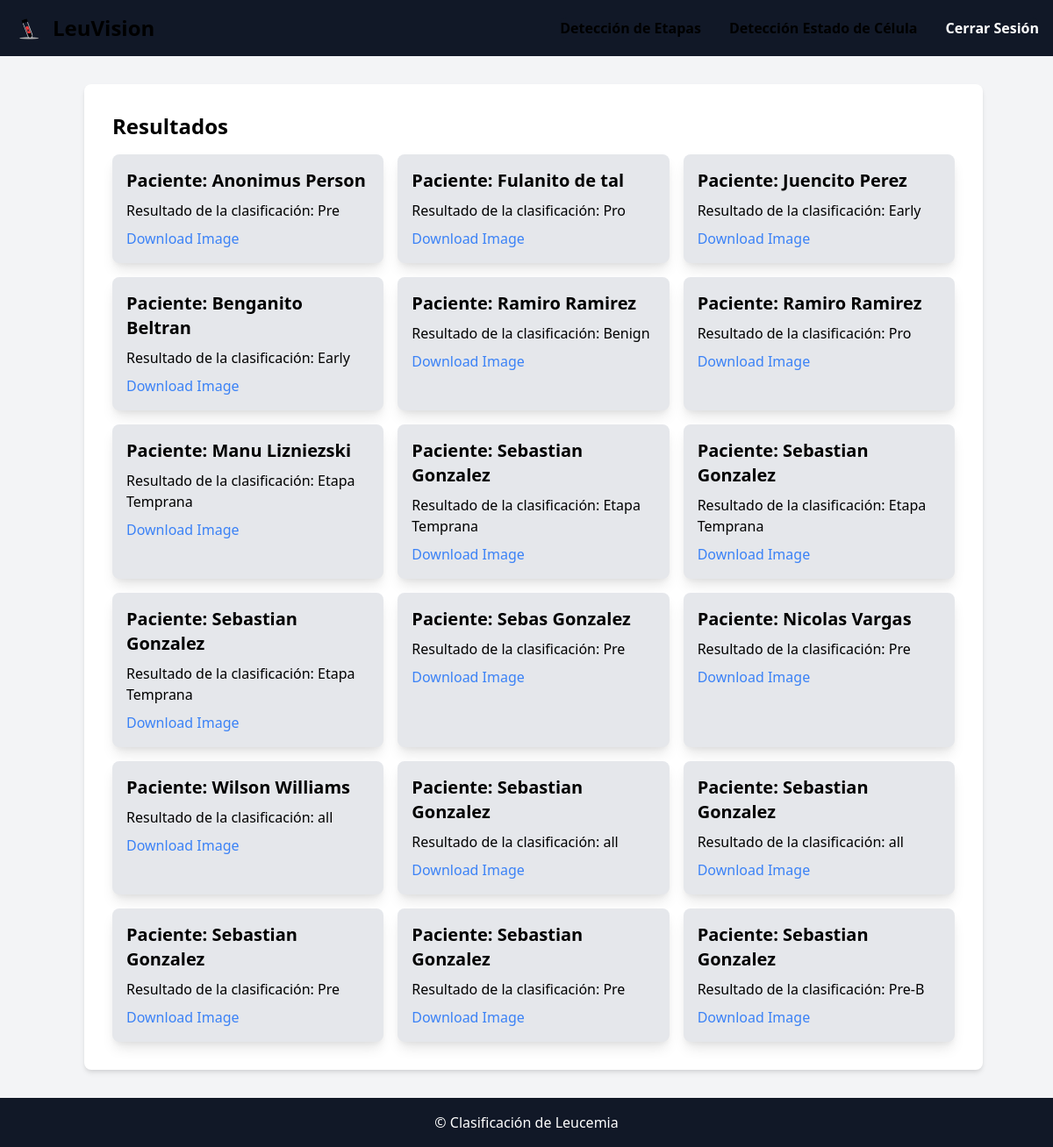
The page /database (signed in) on the database its author committed.
### app.py (models this page shows)
class Result(db.Model):
    id = db.Column(db.Integer, primary_key=True)
    patient_first_name = db.Column(db.String(100))
    patient_last_name = db.Column(db.String(100))
    image_path = db.Column(db.String(200))
    classification_result = db.Column(db.String(50))

### app.py (the view)
@app.route('/database', methods=['GET'])
def database():
    if 'user' in session:
        results = Result.query.all()
        return render_template('database.html', results=results)
    else:
        return render_template('404.html')

### app.py (called while the page is built)
@app.after_request
def after_request(response):
    response.headers["Cache-Control"] = "no-cache, no-store, must-revalidate"
    return response

### templates/database.html (shortened to what this page needs)
<!DOCTYPE html>
<html lang="en">
  <head>
    <link
      href="https://cdn.jsdelivr.net/npm/tailwindcss@2.2.16/dist/tailwind.min.css"
      rel="stylesheet"
    />
    <script src="https://cdn.tailwindcss.com"></script>
  </head>
  <body class="bg-gray-100">
    <!DOCTYPE html>
    <html lang="es">
      <head>
        <link
          href="https://cdn.jsdelivr.net/npm/tailwindcss@2.2.16/dist/tailwind.min.css"
          rel="stylesheet"
        />
        <script src="https://cdn.tailwindcss.com"></script>
      </head>
      <body class="bg-gray-200">
        <nav class="bg-gray-900 border-gray-200">
          <div
            class="max-w-screen-xl flex flex-wrap items-center justify-between mx-auto p-4"
          >
            <a href="" class="flex items-center space-x-3 rtl:space-x-reverse">
              <img
                src="{{ url_for('static', filename='images/logo-removebg-preview.png') }}"
                class="h-8"
                alt="Lymphoblastic Acute Leukemia"
              />
              <span
                class="self-center text-2xl font-semibold whitespace-nowrap dark:text-white"
                >LeuVision</span
              >
            </a>
            <div
              class="bg-gray-900 hidden w-full md:block md:w-auto"
              id="navbar-default"
            >
              <ul
                class="bg-gray-900 flex flex-col p-4 md:p-0 mt-4 border border-gray-100 rounded-lg bg-gray-50 md:flex-row md:space-x-8 rtl:space-x-reverse md:mt-0 md:border-0"
              >
                <li>
                  <a
                    href="/upload_diagnostico"
                    class="block py-2 px-3 font-bold rounded hover:bg-gray-100 md:hover:bg-transparent md:border-0 md:hover:text-blue-700 md:p-0 dark:text-white md:dark:hover:text-blue-500 dark:hover:bg-gray-700 dark:hover:text-white md:dark:hover:bg-transparent"
                    >Detección de Etapas
                  </a>
                </li>
                <li>
                  <a
                    href="/upload"
                    class="block py-2 px-3 font-bold rounded hover:bg-gray-100 md:hover:bg-transparent md:border-0 md:hover:text-blue-700 md:p-0 dark:text-white md:dark:hover:text-blue-500 dark:hover:bg-gray-700 dark:hover:text-white md:dark:hover:bg-transparent"
                    >Detección Estado de Célula</a
                  >
                </li>
                <li>
                  <a
                    href="/logout"
                    class="block py-2 px-3 font-bold text-white rounded hover:bg-gray-100 md:hover:bg-transparent md:border-0 md:hover:text-blue-700 md:p-0 dark:text-white md:dark:hover:text-blue-500 dark:hover:bg-gray-700 dark:hover:text-white md:dark:hover:bg-transparent"
                    >Cerrar Sesión</a
                  >
                </li>
              </ul>
            </div>
          </div>
        </nav>
        <div class="lg:pl-4 lg:flex lg:flex-col">
          <main
            class="container mx-auto my-8 p-8 bg-white rounded-lg shadow-md"
          >
            <h2 class="text-2xl font-semibold mb-4">Resultados</h2>
            <div class="grid grid-cols-1 md:grid-cols-2 lg:grid-cols-3 gap-4">
              {% for result in results %}
              <div class="bg-gray-200 p-4 rounded-lg shadow-lg">
                <h3 class="text-xl font-semibold mb-2">
                  Paciente: {{ result.patient_first_name }} {{
                  result.patient_last_name }}
                </h3>
                <p class="mb-2">
                  Resultado de la clasificación: {{ result.classification_result
                  }}
                </p>
                <a
                  href="{{ result.image_path }}"
                  download="patient_image.jpg"
                  class="text-blue-500 hover:underline"
                  >Download Image</a
                >
              </div>
              {% endfor %}
            </div>
          </main>
        </div>
        <footer
          class="bg-gradient-to-t from-gray-900 to-gray-900 text-white py-4"
        >
          <div class="container mx-auto text-center">
            <p>&copy; Clasificación de Leucemia</p>
          </div>
        </footer>
      </body>
    </html>
  </body>
</html>

### rows shown on the page
Result: patient_first_name "Anonimus", patient_last_name "Person", classification_result "Pre"
Result: patient_first_name "Fulanito", patient_last_name "de tal", classification_result "Pro"
Result: patient_first_name "Juencito", patient_last_name "Perez", classification_result "Early"
Result: patient_first_name "Benganito", patient_last_name "Beltran", classification_result "Early"
Result: patient_first_name "Ramiro", patient_last_name "Ramirez", classification_result "Benign"
Result: patient_first_name "Ramiro", patient_last_name "Ramirez", classification_result "Pro"
Result: patient_first_name "Manu", patient_last_name "Lizniezski", classification_result "Etapa Temprana"
Result: patient_first_name "Sebastian", patient_last_name "Gonzalez", classification_result "Etapa Temprana"
Result: patient_first_name "Sebastian", patient_last_name "Gonzalez", classification_result "Etapa Temprana"
Result: patient_first_name "Sebastian", patient_last_name "Gonzalez", classification_result "Etapa Temprana"
Result: patient_first_name "Sebas", patient_last_name "Gonzalez", classification_result "Pre"
Result: patient_first_name "Nicolas", patient_last_name "Vargas", classification_result "Pre"
Result: patient_first_name "Wilson", patient_last_name "Williams", classification_result "all"
Result: patient_first_name "Sebastian", patient_last_name "Gonzalez", classification_result "all"
Result: patient_first_name "Sebastian", patient_last_name "Gonzalez", classification_result "all"
Result: patient_first_name "Sebastian", patient_last_name "Gonzalez", classification_result "Pre"
Result: patient_first_name "Sebastian", patient_last_name "Gonzalez", classification_result "Pre"
Result: patient_first_name "Sebastian", patient_last_name "Gonzalez", classification_result "Pre-B"
